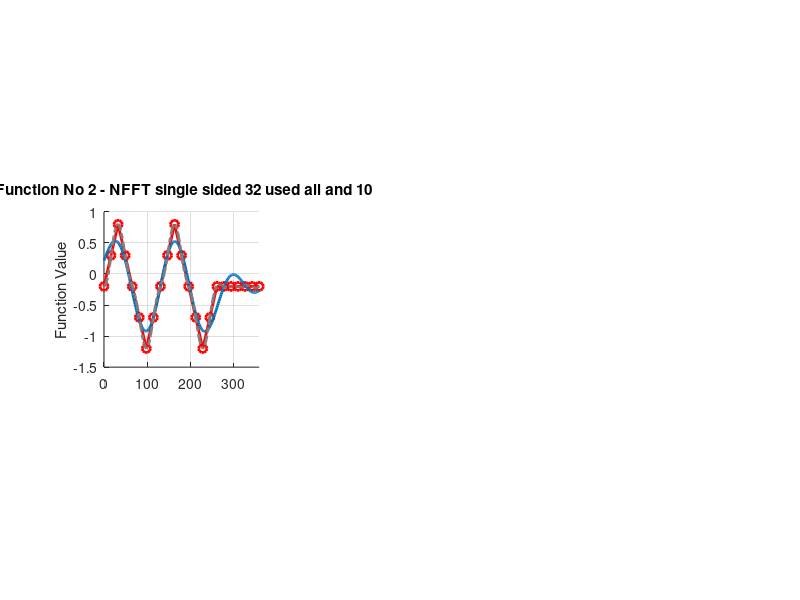

Write the MATLAB code that produced this figure. (Note: this script raises an error after producing the figure.)
clear all; close all;

someFunctions{ 1 } = [ 0.0  0.0  1.0  1.0  1.0  1.0  1.0  1.0  1.0 ...
                                 0.0  0.0  0.0  0.0  0.0  0.0  0.0 ...
                                -1.0 -1.0 -1.0 -1.0 -1.0 -1.0 -1.0 ...
                                 0.0  0.0  0.0  0.0  0.0  0.0  0.0 ] + 0.3;
someFunctions{ 2 } = [ 0.0  0.5  1.0  0.5 ...
                       0.0 -0.5 -1.0 -0.5 ...
                       0.0  0.5  1.0  0.5 ...
                       0.0 -0.5 -1.0 -0.5 ...
                       0.0  0.0  0.0  0.0  0.0  0.0  0.0 ] - 0.2;

selectFuncNr =  2;
NFFT         = 32;
NFFT_USE     = 10; % hast to be >1 and <NFFT

dec  = someFunctions{ selectFuncNr };
clear someFunctions;

step = 360/(length(dec)-1);
asc  = 0:step:360;

% fft returns the frequency spectrum doublesided:
y_timedomain_doublesided = fft( dec, NFFT*2 );
m = length( y_timedomain_doublesided ); 
% we wan't only Y_TimeDomain_Singlesided:
y_tds = y_timedomain_doublesided( 1:NFFT );
M     = length( y_tds );

% sampling for the new function:
stepFD = 2*pi/(10*(length(dec)-1));
xFD    = 0:stepFD:2*pi;
% use only low frequencies:
n      = 1:(NFFT_USE-1);
scale  = (length(dec)-1)/(NFFT*2);
% reconstruct the original function 
a0 =  y_tds( 1 )/m;  % Frequency Zero - euals mean( dec )
an =  2*real( y_tds(2:NFFT_USE) )/m;
bn = -2*imag( y_tds(2:NFFT_USE) )/m;
yFD = a0 + an*cos(n'*xFD*scale) + bn*sin(n'*xFD*scale);
   
figure; 
subplot( 1, 3, 1 );
hold on; grid on;
plot( asc, dec, 'ro-', 'Linewidth', 2 );
plot( 180*xFD/pi, yFD, 'Linewidth', 2 );
xlim( [0 360] ); axis square;
ylabel('Function Value');
title( [ '{\bf Function No ' int2str( selectFuncNr ) ' - NFFT single sided ' int2str( NFFT ) ' used all and ' int2str( NFFT_USE ) '}' ] );

all_fq_n  =  1:NFFT-1;
all_fq_an =  2*real( y_tds(2:NFFT) )/m;
all_fq_bn = -2*imag( y_tds(2:NFFT) )/m;
all_fq_yFD = a0 + all_fq_an*cos(all_fq_n'*xFD*scale) + all_fq_bn*sin(all_fq_n'*xFD*scale);
plot( 180*xFD/pi, all_fq_yFD, '-.', 'Linewidth', 2, 'Markersize', 8, 'Color', [ 0.5 0.5 0.5 ] );
legend( 'Some Function',[ 'DFT Interpolant using ' int2str( NFFT_USE ) ], [ 'DFT Interpolant using ' int2str( NFFT ) ],'Location','NE' );

subplot( 1, 3, 2 );
hold on; grid on;
title( [ '{\bf Frequencies used (' int2str( NFFT_USE ) ')}' ] );
frequencies_used = repmat( an', 1, length(xFD) ) .* cos(xFD'*n*scale)' +  repmat( bn', 1, length(xFD) ) .* sin(xFD'*n*scale)';
plot( 180*xFD/pi, frequencies_used' );
xlim( [0 360] ); axis square;


subplot( 1, 3, 3 );
hold on; grid on;
title( [ '{\bf All Frequencies (' int2str( NFFT ) ')}' ] );
frequencies_all = repmat( all_fq_an', 1, length(xFD) ) .* cos(xFD'*all_fq_n*scale)' +  repmat( all_fq_bn', 1, length(xFD) ) .* sin(xFD'*all_fq_n*scale)';
plot( 180*xFD/pi, frequencies_all' );
xlim( [0 360] ); axis square;
